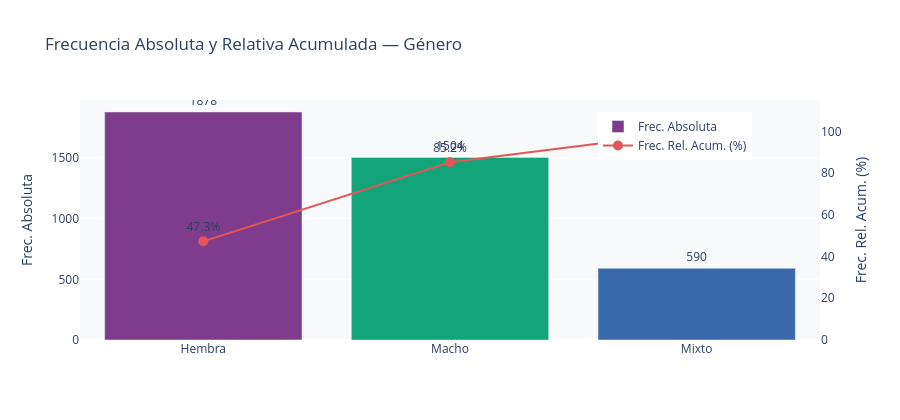

Notebook code for this chart:
### Markdown cell above
### 5.2 · Género

### Code cell
tbl_genero = tabla_frecuencias(df["Gender_Label"], "Género")
display(tbl_genero)

fig = go.Figure()
fig.add_trace(go.Bar(
    x=tbl_genero["Género"], y=tbl_genero["Frec. Absoluta"],
    name="Frec. Absoluta",
    marker_color=PALETTE[:3],
    text=tbl_genero["Frec. Absoluta"], textposition="outside",
    yaxis="y1"
))
fig.add_trace(go.Scatter(
    x=tbl_genero["Género"], y=tbl_genero["Frec. Rel. Acum. (%)"],
    name="Frec. Rel. Acum. (%)",
    mode="lines+markers+text",
    text=[f"{v:.1f}%" for v in tbl_genero["Frec. Rel. Acum. (%)"]],
    textposition="top center",
    marker=dict(size=10, color="#E15759"),
    line=dict(color="#E15759", width=2),
    yaxis="y2"
))
fig.update_layout(
    title="Frecuencia Absoluta y Relativa Acumulada — Género",
    yaxis=dict(title="Frec. Absoluta"),
    yaxis2=dict(title="Frec. Rel. Acum. (%)", overlaying="y",
                side="right", range=[0,115], showgrid=False),
    legend=dict(x=0.7, y=0.95), plot_bgcolor=BG_COLOR,
    paper_bgcolor="white", height=420
)
fig.show()

### Figure 1 — Plotly figure (JSON) as saved in the notebook; plotly's stock layout.template omitted (floating-point values rounded to 4 significant figures)
{"data": [{"marker": {"color": ["rgb(127, 60, 141)", "rgb(17, 165, 121)", "rgb(57, 105, 172)"]}, "name": "Frec. Absoluta", "text": [1878.0, 1504.0, 590.0], "textposition": "outside", "type": "bar", "x": ["Hembra", "Macho", "Mixto"], "y": [1878, 1504, 590], "yaxis": "y"}, {"line": {"color": "#E15759", "width": 2}, "marker": {"color": "#E15759", "size": 10}, "mode": "lines+markers+text", "name": "Frec. Rel. Acum. (%)", "text": ["47.3%", "85.2%", "100.0%"], "textposition": "top center", "type": "scatter", "x": ["Hembra", "Macho", "Mixto"], "y": [47.28, 85.15, 100.0], "yaxis": "y2"}], "layout": {"height": 420, "legend": {"x": 0.7, "y": 0.95}, "paper_bgcolor": "white", "plot_bgcolor": "#F8F9FA", "title": {"text": "Frecuencia Absoluta y Relativa Acumulada — Género"}, "yaxis": {"title": {"text": "Frec. Absoluta"}}, "yaxis2": {"overlaying": "y", "range": [0, 115], "showgrid": false, "side": "right", "title": {"text": "Frec. Rel. Acum. (%)"}}}}
